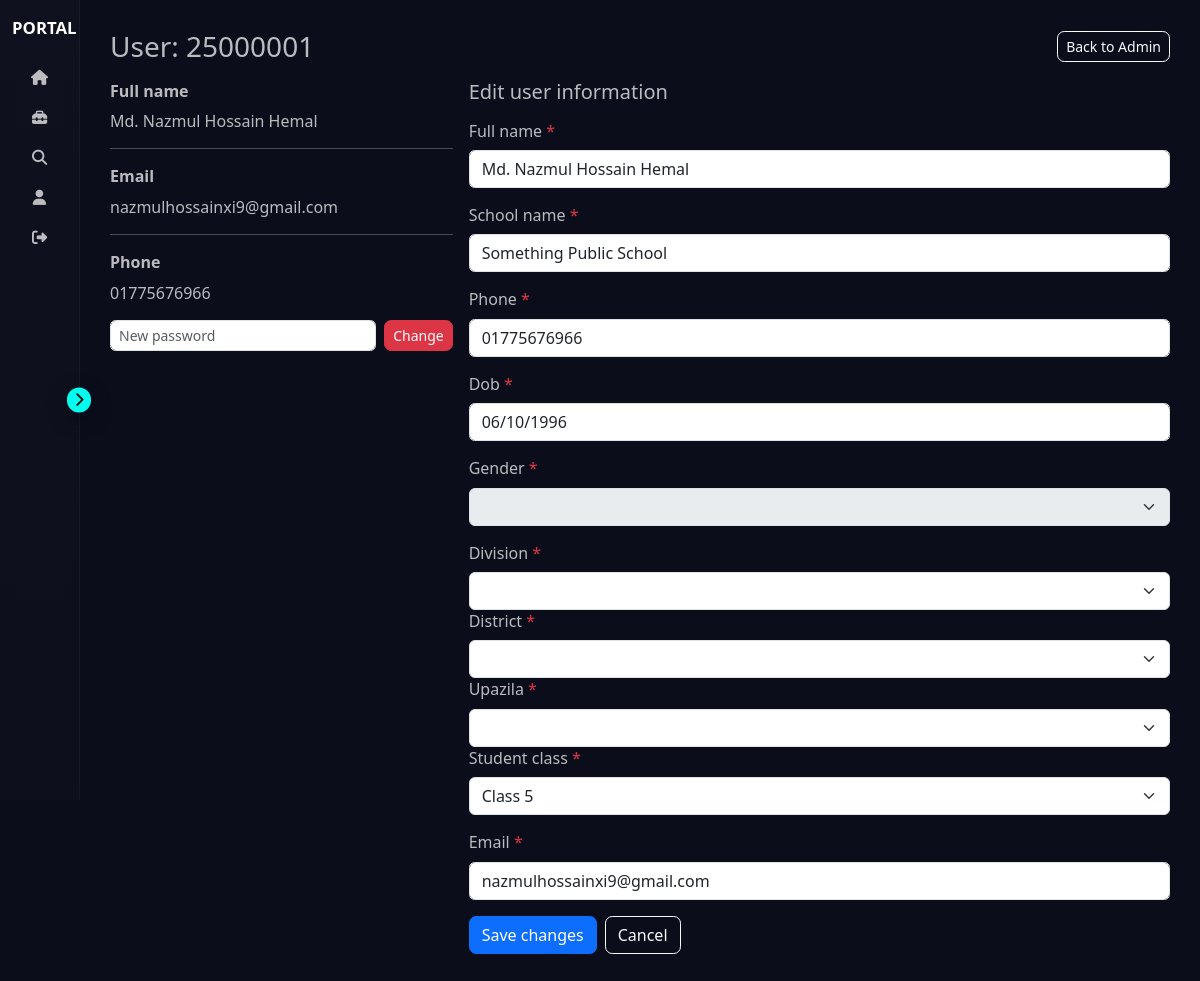
Screenshot of /profile/25000001/ (signed in) with the database file from the repository.
### Registration/models.py (models this page shows, shortened)
class Student(models.Model):
    user = models.OneToOneField(
        User,
        on_delete=models.CASCADE,
        related_name="student_profile"
    )
    full_name = models.CharField(max_length=200, default="Unknown")
    school_name = models.CharField(max_length=200, default="Not Provided")
    phone = models.CharField(max_length=20, default="N/A")
    division = models.CharField(max_length=100, default="Not Selected")
    district = models.CharField(max_length=100, default="Not Selected")
    upazila = models.CharField(max_length=100, default="Not Selected")
    gender = models.CharField(max_length=20, default="Not Specified")
    student_class = models.CharField(max_length=20, default="Unknown")
    category_name = models.CharField(max_length=50, default="Unknown")
    dob = models.DateField(default=timezone.now)  # Prevent migration error
    created_at = models.DateTimeField(auto_now_add=True)
    updated_at = models.DateTimeField(auto_now=True)

### Registration/views.py (the view)
# urls.py: path("profile/<str:username>/", views.admin_profile_view, name="admin_profile"),
@login_required
def admin_profile_view(request, username):
    if not (request.user.is_staff or request.user.is_superuser):
        return HttpResponseForbidden("Admin area")
    user = get_object_or_404(User, username=username)
    student = get_object_or_404(Student, user=user)
    form = None
    if request.method == "POST":
        if "new_password" in request.POST and request.POST.get("new_password"):
            new_password = request.POST.get("new_password")
            user.set_password(new_password)
            user.save()
            messages.success(request, f"Password updated for {user.username}")
            return redirect("app:admin_profile", username=user.username)
        form = ExistingUserUpdateForm(request.POST, instance=student)
        if form.is_valid():
            try:
                with transaction.atomic():
                    user.email = form.cleaned_data.get("email", user.email)
                    user.save()
                    student = form.save(commit=False)
                    class_mapping = {
                        "3": "Primary", "4": "Primary", "5": "Primary",
                        "6": "Junior", "7": "Junior", "8": "Junior",
                        "9": "Secondary", "10": "Secondary",
                        "11": "Higher Secondary", "12": "Higher Secondary",
                    }
                    student.category_name = class_mapping.get(form.cleaned_data.get("student_class"), student.category_name)
                    student.save()
                    try:
                        year0 = active_year()
                    except Exception:
                        year0 = None
                    def update_year_model_for(year):
                        if not year:
                            return
                        try:
                            YM = get_year_model(year)
                            if not YM:
                                return
                            objs = YM.objects.filter(username=user.username)
                            for obj in objs:
                                obj.email = user.email
                                obj.school_name = student.school_name
                                if hasattr(obj, "student_id") or hasattr(obj, "student"):
                                    try:
                                        obj.student = student
                                    except Exception:
                                        pass
                                obj.save()
                        except Exception:
                            pass
                    if year0 is not None:
                        update_year_model_for(year0)
                    try:
                        if year0 is not None:
                            update_year_model_for(year0 - 1)
                    except Exception:
                        pass
                messages.success(request, f"Updated user {user.username}")
            except Exception as e:
                messages.error(request, f"Failed to update user: {e}")
                return redirect("app:admin_profile", username=user.username)
            return redirect("app:admin_profile", username=user.username)
        else:
            messages.error(request, "Form validation failed.")
    else:
        form = ExistingUserUpdateForm(instance=student)
        form.fields["email"].initial = user.email
    form.fields['division'].choices = [("", "-- Select Division --")] + [(d, d) for d in DIVISION_LIST]
    if student.division in GEOGRAPHY_DATA:
        districts = list(GEOGRAPHY_DATA[student.division].keys())
        form.fields['district'].choices = [("", "-- Select District --")] + [(d, d) for d in districts]
    if student.division in GEOGRAPHY_DATA and student.district in GEOGRAPHY_DATA[student.division]:
        upazilas = GEOGRAPHY_DATA[student.division][student.district]
        form.fields['upazila'].choices = [("", "-- Select Upazila --")] + [(u, u) for u in upazilas]
    students = Student.objects.all()
    context = {
        "years": sorted({active_year(), active_year() - 1, active_year() - 2}, reverse=True),
        "divisions": students.exclude(division="Not Selected")
                             .values_list("division", flat=True)
                             .distinct(),
        "districts": students.exclude(district="Not Selected")
                             .values_list("district", flat=True)
                             .distinct(),
        "upazilas": students.exclude(upazila="Not Selected")
                            .values_list("upazila", flat=True)
                            .distinct(),
    }
    context = {
        "target_user": user,
        "profile_info": student,
        "form": form,
        "years": sorted({active_year(), active_year() - 1, active_year() - 2}, reverse=True),
        "divisions": students.exclude(division="Not Selected")
                             .values_list("division", flat=True)
                             .distinct(),
        "districts": students.exclude(district="Not Selected")
                             .values_list("district", flat=True)
                             .distinct(),
        "upazilas": students.exclude(upazila="Not Selected")
                            .values_list("upazila", flat=True)
                            .distinct(),
    }
    return render(request, "admin/profile.html", context)

### Registration/models.py (called while the page is built)
def active_year():
    return getattr(settings, "ACTIVE_YEAR", timezone.now().year)

### Registration/templates/admin/profile.html (shortened to what this page needs)
{% extends "base.html" %}
{% block content %}
<div class="py-0">
  <div class="d-flex justify-content-between align-items-center mb-3">
    <h3 class="mb-0">User: <span class="muted">{{ target_user.username }}</span></h3>
    <div>
      <a href="{% url 'app:admin_view' %}" class="btn btn-outline-light btn-sm">Back to Admin</a>
    </div>
  </div>
  <div class="row g-3">
    <div class="col-md-4">
      <div class="glass-card card-padded mb-3">
        <div class="fw-semibold form-label">Full name</div>
        <div class="muted">{{ profile_info.full_name }}</div>
        <hr class="bg-light">
        <div class="fw-semibold form-label">Email</div>
        <div class="muted">{{ target_user.email }}</div>
        <hr class="bg-light">
        <div class="fw-semibold form-label">Phone</div>
        <div class="muted">{{ profile_info.phone }}</div>
      </div>
      <div class="glass-card card-padded">
        <form method="post" class="d-flex gap-2">
          <input name="new_password" class="form-control form-control-sm glass-input" placeholder="New password" autocomplete="new-password">
          <button class="btn btn-sm btn-danger">Change</button>
        </form>
      </div>
    </div>
    <div class="col-md-8">
      <div class="glass-card card-padded">
        <h5 class="mb-3">Edit user information</h5>
        <form method="post" novalidate>
          {% for field in form.visible_fields %}
            <div class="mb-3">
              <label class="form-label" for="{{ field.id_for_label }}">
                {{ field.label }}{% if field.field.required %} <span class="text-danger">*</span>{% endif %}
              </label>
              {% if field.name in "division,district,upazila" %}
                {{ field }}
              {% else %}
                {% if field.field.widget.attrs.class %}
                {{ field }}
              {% endif %}
            </div>
            {% endif %}
          {% endfor %}
          <div class="d-flex gap-2">
            <button class="btn btn-primary">Save changes</button>
            <a href="{% url 'app:admin_view' %}" class="btn btn-outline-light">Cancel</a>
          </div>
        </form>
      </div>
    </div>
  </div>
</div>
{% endblock %}

### static/css/base.css (style rules this page uses)
:root { --bg-900: #0b0e1a; --panel-800: rgba(255, 255, 255, 0.04); --muted: rgba(255, 255, 255, 0.72); --accent: #4d9bff; --accent-opaque: rgba(77, 155, 255, 0.12); --sp-xxs: 0.25rem; --sp-xs: 0.5rem; --sp-sm: 0.75rem; --sp-md: 1rem; --sp-lg: 1.5rem; --sp-xl: 2rem; --toggle-size: 1.55rem; --sidebar-collapsed: clamp(3rem, 9vw, 5rem); --sidebar-expanded: clamp(10rem, 15vw, 12rem); --bp-sm: 36rem; --bp-md: 48rem; --bp-lg: 62rem; --bp-xl: 75rem; font-family: "Inter", system-ui, -apple-system, "Segoe UI", Roboto, "Helvetica Neue", Arial; color-scheme: dark; }
html, body { height: 100%; }
body { margin: 0; background: var(--bg-900); color: var(--muted); font-size: 16px; line-height: 1.4; -webkit-font-smoothing: antialiased; }
.form-control { border-radius: 0.35rem; }
.btn { border-radius: 0.45rem; }

### rows the page displays
Student: full_name "Md. Nazmul Hossain Hemal", phone "01775676966", visible_fields "Md. Nazmul Hossain Hemal" "Something Public School" "01775676966" "06/10/1996" "Class 5"

### other values shown
{{ target_user.username }} "25000001"
{{ target_user.email }} "nazmulhossainxi9@gmail.com"
{{ field.label }} "Full name" "School name" "Phone" "Dob" "Gender" "Division" "District" "Upazila" "Student class" "Email"
